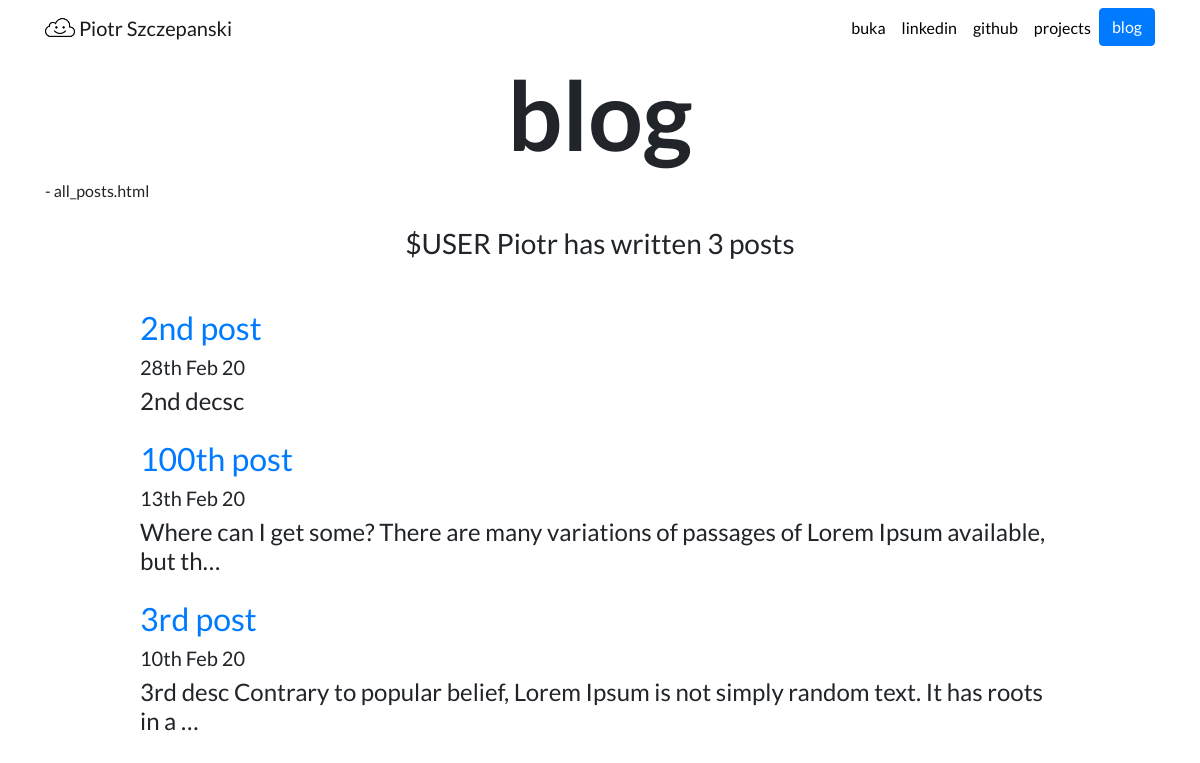
/blog/, run on an earlier commit of the app's database.
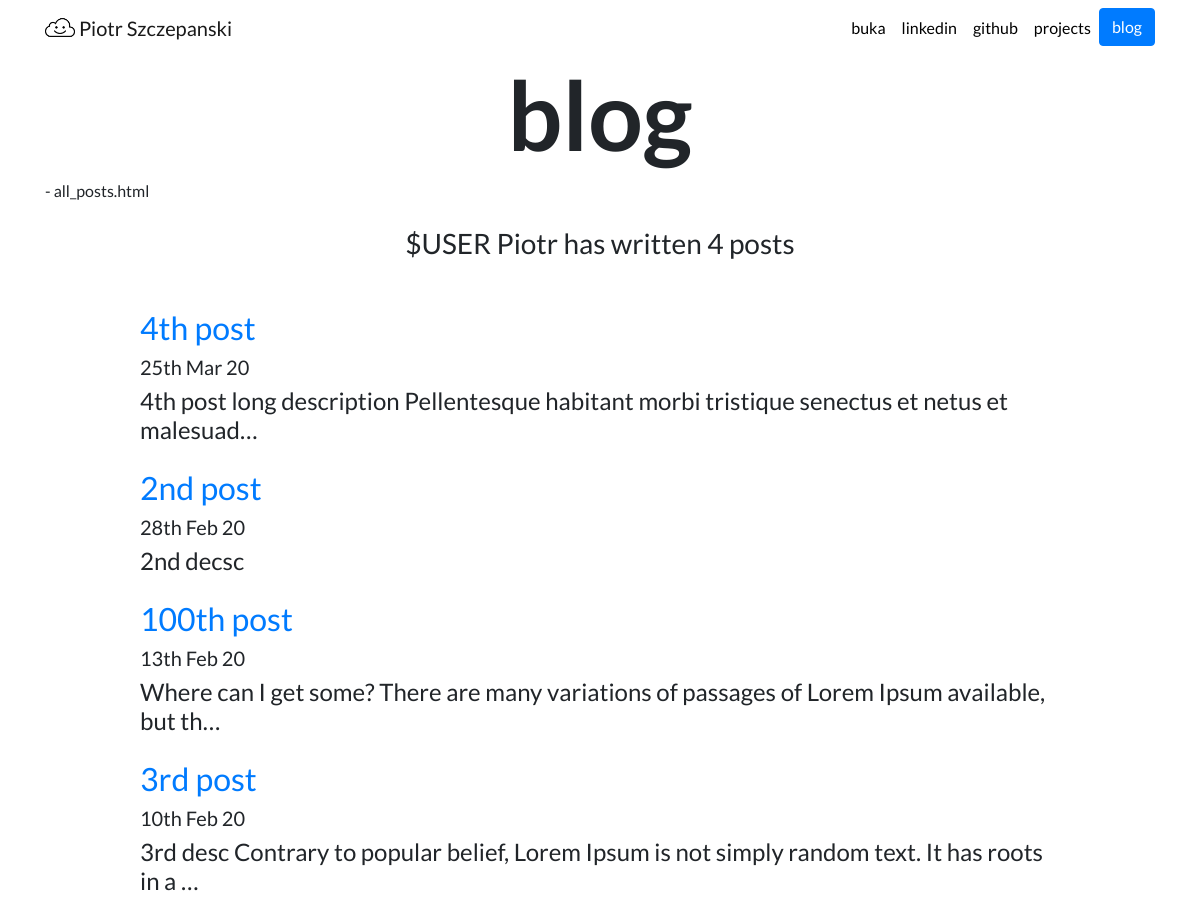
And on a later commit of the database.
### app_blog/models.py (models this page shows, shortened)
class Post(models.Model):
    title = models.CharField(max_length=200)
    description = models.TextField()
    date = models.DateField()

### app_blog/views.py (the view)
# urls.py: path('', views.all_posts, name='all_posts'),
def all_posts(request):
    counter_posts = Post.objects.count
    posts = Post.objects.order_by('-date')[:10]
    return render(request, 'app_blog_posts/all_posts.html', {'posts':posts, 'counter_posts': counter_posts })

### app_blog/templates/app_blog_posts/all_posts.html
{% extends "app_proj_root/base.html" %}
{% load static %}
{% block content %}
<h1 id="post-title" class="font-weight-bold text-center">blog</h1>
- all_posts.html
<br>
<br>
<h3 class="text-center mb-5">$USER Piotr has written {{ counter_posts }} post{{ posts.count|pluralize }}</h3>
{% for post in posts %}
<div class="row justify-content-center my-3">
    <div class="col-md-10">
        <a href="{% url 'app_blog:detail' post.id %}">
            <h2>{{ post.title }}</h2>
        </a>
        <h5>
        {{ post.date|date:'jS M y' }}
        </h5>
        <h4>{{ post.description|striptags|truncatechars:100 }}</h4>
    </div>
</div>
{% endfor %}
{% endblock %}

What changed in the data, as far as the page shows it:
added Post: title "4th post", date "25th Mar 20", description "4th post long description Pellentesque habitant morbi tristique senectus et netus et malesuad…"
Also different on the page:
{{ counter_posts }}: "3" → "4"
